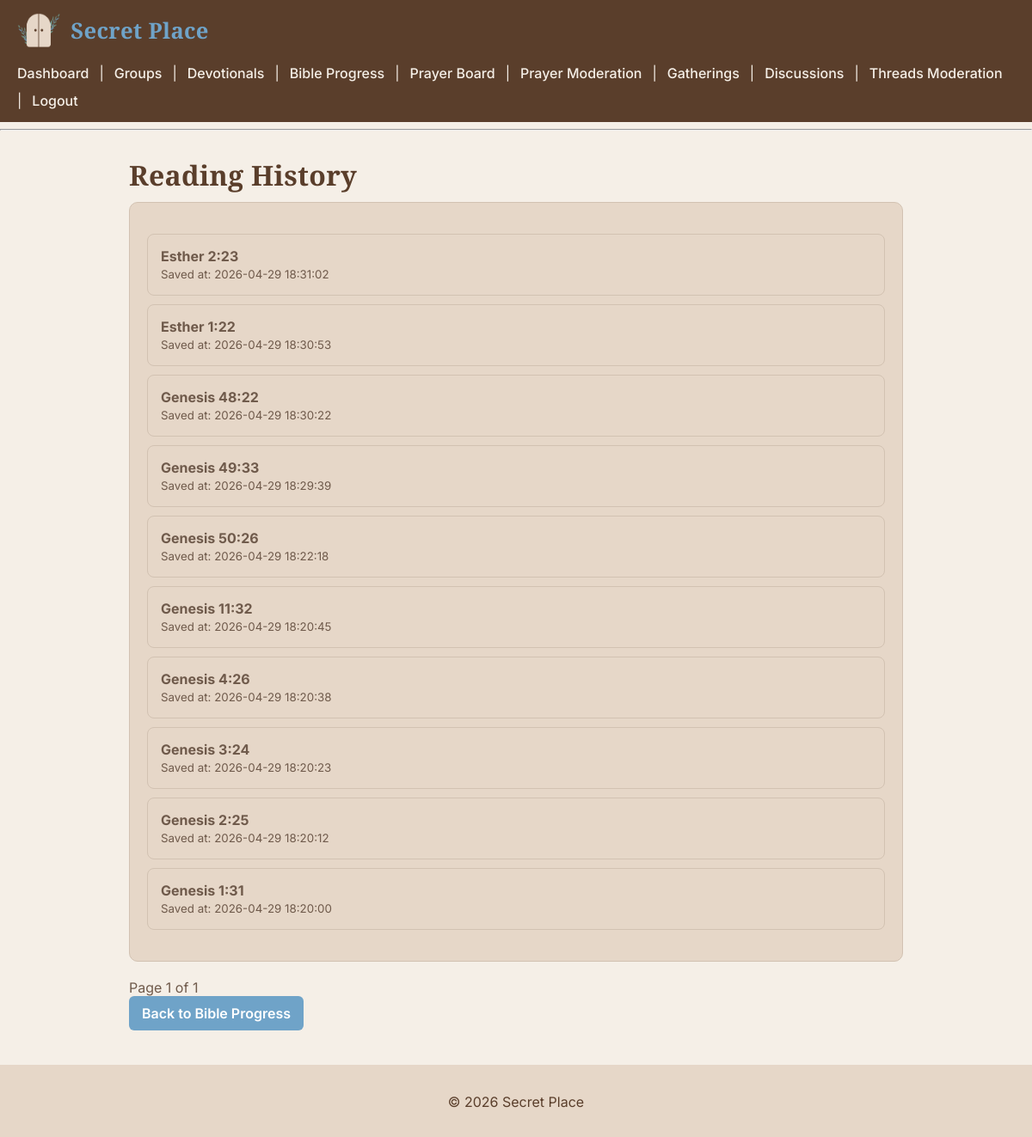
Page /bible/history (signed in) on the committed database.
### tables this page shows
CREATE TABLE bible_progress_history (
    id INTEGER PRIMARY KEY AUTOINCREMENT,
    user_id INTEGER NOT NULL,
    book TEXT NOT NULL,
    chapter INTEGER NOT NULL,
    verse INTEGER NOT NULL,
    saved_at DATETIME DEFAULT CURRENT_TIMESTAMP,
    FOREIGN KEY(user_id) REFERENCES users(id)
);

### routes/bible.py (the view)
@bible_bp.route("/history")
def bible_history():
    user_id = session.get("user_id")
    if not user_id:
        return redirect(url_for("auth.login"))
    page = request.args.get("page", 1, type=int)
    per_page = 10
    history, total = get_bible_history_paginated(user_id, page, per_page)
    total_pages = (total + per_page - 1) // per_page
    return render_template(
        "bible_history.html",
        history=history,
        page=page,
        total_pages=total_pages
    )

### sqlite_db.py (called while the page is built)
def connect_db():
    return sqlite3.connect(Config.DATABASE)

def get_bible_history_paginated(user_id, page=1, per_page=10):
    conn = connect_db()
    cursor = conn.cursor()
    offset = (page - 1) * per_page
    cursor.execute(
        """
        SELECT book, chapter, verse, saved_at
        FROM bible_progress_history
        WHERE user_id = ?
        ORDER BY saved_at DESC
        LIMIT ? OFFSET ?
        """,
        (user_id, per_page, offset)
    )
    history_records = cursor.fetchall()
    cursor.execute(
        """
        SELECT COUNT(*)
        FROM bible_progress_history
        WHERE user_id = ?
        """,
        (user_id,)
    )
    total_records = cursor.fetchone()[0]
    conn.close()
    return history_records, total_records

### templates/bible_history.html (shortened to what this page needs)
{% extends "layout.html" %}
{% block content %}
<h1>Reading History</h1>
{% if history %}
<div class="card mb-4">
    <ul>
        {% for h in history %}
        <li>
            <strong>{{ h[0] }} {{ h[1] }}:{{ h[2] }}</strong><br>
            <small>Saved at: {{ h[3] }}</small>
        </li>
        {% endfor %}
    </ul>
</div>
<div class="d-flex gap-2 mb-3">
    <span>Page {{ page }} of {{ total_pages }}</span>
</div>
{% else %}
<p>No reading history yet.</p>
{% endif %}
<a href="{{ url_for('bible.view_progress') }}" class="btn btn-primary">
    Back to Bible Progress
</a>
{% endblock %}

### static/css/styles.css (style rules this page uses)
body { font-family: 'Inter', sans-serif; background-color: #f5efe7; color: #6f5a4b; margin: 0; padding: 0; }
h1, h2, h3, h4, h5, h6 { font-family: 'Playfair Display', serif; color: #5a3e2b; font-weight: 700; letter-spacing: 0.3px; margin-bottom: 10px; }
h1 { font-size: 2rem; margin-bottom: 10px; }
.card { background-color: #e6d7c8; padding: 20px; border-radius: 10px; margin-bottom: 20px; border: 1px solid #d2c2b2; }
a { color: #6fa3c8; }
button, .button, .btn { font-family: 'Inter', sans-serif; font-weight: 600; background-color: #6fa3c8; color: white; border: none; padding: 10px 15px; text-decoration: none; cursor: pointer; border-radius: 6px; display: inline-block; transition: all 0.2s ease; }
ul { list-style-type: none; padding-left: 0; }
ul li { background-color: #e6d7c8; margin-bottom: 10px; padding: 15px; border-radius: 8px; border: 1px solid #d2c2b2; }

### rows in the picture
bible_progress_history: book "Esther", chapter "2", verse "23", saved_at "2026-04-29 18:31:02"
bible_progress_history: book "Esther", chapter "1", verse "22", saved_at "2026-04-29 18:30:53"
bible_progress_history: book "Genesis", chapter "48", verse "22", saved_at "2026-04-29 18:30:22"
bible_progress_history: book "Genesis", chapter "49", verse "33", saved_at "2026-04-29 18:29:39"
bible_progress_history: book "Genesis", chapter "50", verse "26", saved_at "2026-04-29 18:22:18"
bible_progress_history: book "Genesis", chapter "11", verse "32", saved_at "2026-04-29 18:20:45"
bible_progress_history: book "Genesis", chapter "4", verse "26", saved_at "2026-04-29 18:20:38"
bible_progress_history: book "Genesis", chapter "3", verse "24", saved_at "2026-04-29 18:20:23"
bible_progress_history: book "Genesis", chapter "2", verse "25", saved_at "2026-04-29 18:20:12"
bible_progress_history: book "Genesis", chapter "1", verse "31", saved_at "2026-04-29 18:20:00"

### other values in the picture
{{ page }} "1"
{{ total_pages }} "1"
